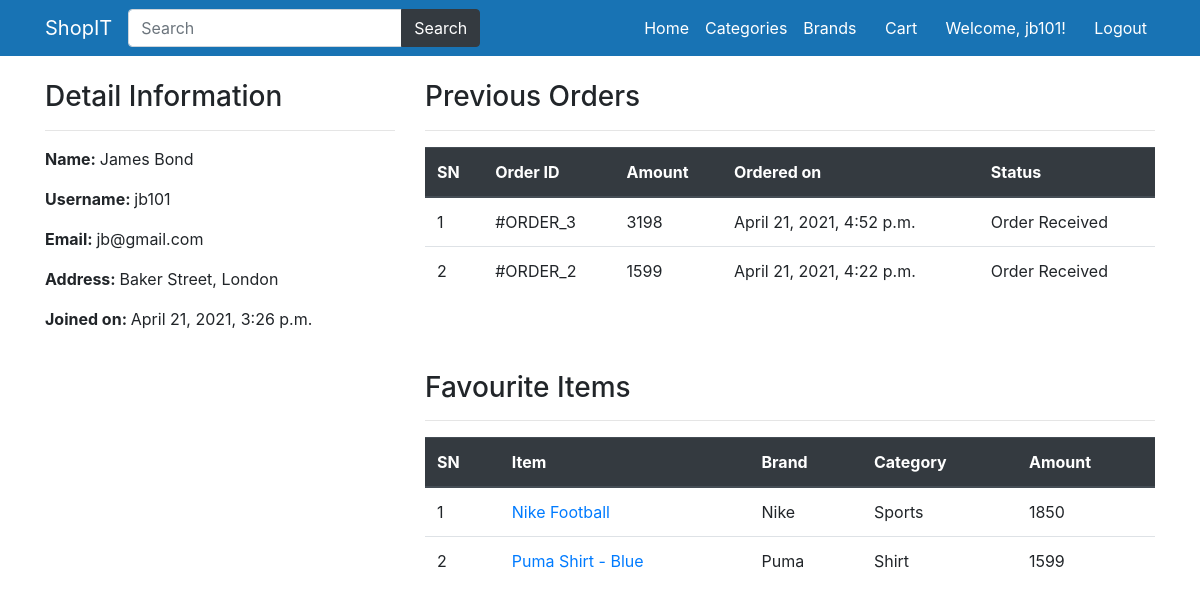
The app's page /profile-1 (signed in) with its own data.
### main/models.py (models this page shows, shortened)
class Customer(models.Model):
    user = models.OneToOneField(User, on_delete=models.CASCADE)
    full_name = models.CharField(max_length=200)
    address = models.CharField(max_length=200, null=True, blank=True)
    joined_on = models.DateTimeField(auto_now_add=True)
    class Meta:
        verbose_name_plural = 'Customers'

class Order(models.Model):
    cart = models.OneToOneField(Cart, on_delete=models.CASCADE)
    ordered_by = models.CharField(max_length=200)
    shipping_address = models.CharField(max_length=200)
    mobile = models.CharField(max_length=10)
    email = models.EmailField(null=True, blank=True)
    subtotal = models.PositiveIntegerField()
    discount = models.PositiveIntegerField()
    total = models.PositiveIntegerField()
    order_status = models.CharField(max_length=50, choices=ORDER_STATUS)
    created_at = models.DateTimeField(auto_now_add=True)

class Product(models.Model):
    title = models.CharField(max_length=200)
    slug = models.CharField(max_length=400)
    details = models.TextField()
    specs = models.TextField()
    category = models.ForeignKey(Category, on_delete=models.CASCADE)
    brand = models.ForeignKey(Brand, on_delete=models.CASCADE)
    status = models.BooleanField(default=True)
    price = models.PositiveIntegerField(null=True)
    is_featured = models.BooleanField(default=False)
    favorite = models.ManyToManyField(Customer, blank=True)
    class Meta:
        verbose_name_plural = '6. Products'

class Brand(models.Model):
    title = models.CharField(max_length=100)
    image = models.ImageField(upload_to="brand_imgs/")
    class Meta:
        verbose_name_plural = '3. Brands'
    def __str__(self):
        return self.title

class Category(models.Model):
    title = models.CharField(max_length=100)
    image = models.ImageField(upload_to="cat_imgs/")
    class Meta:
        verbose_name_plural = '2. Categories'
    def __str__(self):
        return self.title

### main/views.py (the view)
# urls.py: path("profile-<int:id>", CustomerProfileView.as_view(), name="customerprofile"),
class CustomerProfileView(TemplateView):
    template_name = "customerprofile.html"
    def dispatch(self, request, *args, **kwargs):
        if request.user.is_authenticated and Customer.objects.filter(user=request.user).exists():
            pass
        else:
            return redirect("/login/?next=/profile/")
        return super().dispatch(request, *args, **kwargs)
    def get_context_data(self, **kwargs):
        context = super().get_context_data(**kwargs)
        customer = self.request.user.customer
        context['customer'] = customer
        orders = Order.objects.filter(cart__customer=customer).order_by("-id")
        context["orders"] = orders
        favorites = Product.objects.filter(favorite=customer)
        context["favorites"] = favorites
        return context

### main/template_context.py (called while the page is built)
def get_filters(request):
	cats=Product.objects.distinct().values('category__title','category__id')
	brands=Product.objects.distinct().values('brand__title','brand__id')
	colors=ProductAttribute.objects.distinct().values('color__title','color__id','color__color_code')
	sizes=ProductAttribute.objects.distinct().values('size__title','size__id')
	data={
		'cats':cats,
		'brands':brands,
		'colors':colors,
		'sizes':sizes,
	}
	return data

### main/templates/customerprofile.html (shortened to what this page needs)
{% extends 'base.html' %}
{% block content %}
<div class="container">
    <div class="row">
        <div class="col-md-4">
            <br/>
            <h3>Detail Information</h3><hr>
            <p><span class="font-weight-bold">Name: </span> {{customer.full_name}}</p>
            <p><span class="font-weight-bold">Username: </span> {{customer.user.username}}</p>
            <p><span class="font-weight-bold">Email: </span> {{customer.user.email}}</p>
            <p><span class="font-weight-bold">Address: </span> {{customer.address}}</p>
            <p><span class="font-weight-bold">Joined on: </span> {{customer.joined_on}}</p>
        </div>
        <div class="col-md-8">
            <br />
            <h3>Previous Orders</h3>
            <hr>
            <table class="table table-hover">
                <thead class="thead-dark">
                    <tr>
                        <th>SN</th>
                        <th>Order ID</th>
                        <th>Amount</th>
                        <th>Ordered on</th>
                        <th>Status</th>
                    </tr>
                </thead>
                <tbody>
                    {% for ord in orders %}
                    <tr>
                        <td>{{forloop.counter}}</td>
                        <td>#ORDER_{{ord.id}}</td>
                        <td>{{ord.total}}</td>
                        <td>{{ord.created_at}}</td>
                        <td>{{ord.order_status}}</td>
                    </tr>
                    {% endfor %}
                </tbody>
            </table>
        </div>
        <div class="col-md-4"></div>
        <div class="col-md-8">
            <br />
            <h3>Favourite Items</h3>
            <hr>
            <table class="table table-hover">
                <thead class="thead-dark">
                    <tr>
                        <th>SN</th>
                        <th>Item</th>
                        <th>Brand</th>
                        <th>Category</th>
                        <th>Amount</th>
                    </tr>
                </thead>
                <tbody>
                    {% for prod in favorites %}
                    <tr>
                        <td>{{forloop.counter}}</td>
                        <td><a href="/product/{{prod.slug}}/{{prod.id}}">{{prod.title}}</td></a>
                        <td>{{prod.brand}}</td>
                        <td>{{prod.category}}</td>
                        <td>{{prod.price}}</td>
                    </tr>
                    {% endfor %}
                </tbody>
            </table>
        </div>
    </div>
</div>
{% endblock %}

### main/templates/base.html (shortened to what this page needs)
{% load static %}
<!DOCTYPE html>
<html>
<head>
	<link rel="stylesheet" type="text/css" href="{% static 'fontawesome-free/css/all.min.css' %}" />
	<link rel="stylesheet" type="text/css" href="{% static 'bs4/bootstrap.min.css' %}" />
</head>
<body>
	<nav class="navbar navbar-expand-lg navbar-dark" style="background-color: #1873b4;">
		<div class="container">
		  <a class="navbar-brand" href="/">ShopIT</a>
		  <div class="collapse navbar-collapse" id="navbarNav">
		  	<form class="form-inline my-2 my-lg-0" action="/search">
		      <div class="input-group">
				  <input name="q" type="text" class="form-control" placeholder="Search" />
				  <div class="input-group-append">
				    <button class="btn btn-dark" type="submit" id="button-addon2">Search</button>
				  </div>
				</div>
		    </form>
		    <ul class="navbar-nav ml-auto">
		      <li class="nav-item">
		        <a class="nav-link text-white" href="/">Home</a>
		      </li>
		      <li class="nav-item">
		        <a class="nav-link text-white" href="{%url 'category-list' %}">Categories</a>
		      </li>
		      <li class="nav-item">
		        <a class="nav-link text-white" href="{% url 'brand-list' %}">Brands</a>
		      </li>
		      <li class="nav-item">
		        <a class="nav-link text-white" href="{% url 'mycart' %}"><i class="fa fa-shopping-cart"></i>Cart</a>
		      </li>
			  {% if request.user.customer %}
			  <li class="nav-item">
		        <a class="nav-link text-white" href="{% url 'customerprofile' request.user.customer.id %}"><i class="fa fa-user"></i>Welcome, {{user.username}}!</a>
		      </li>
			  <li class="nav-item">
		        <a class="nav-link text-white" href="{% url 'customerlogout' %}"><i class="fa fa-user"></i>Logout</a>
		      </li>
			  {% endif %}
		    </ul>
		  </div>
		</div>
    </nav>
    {% block content %}
    {% endblock %}
</body>
</html>

### records on screen
Customer: full_name "James Bond", user.username "jb101", user.email "jb@gmail.com", address "Baker Street, London", joined_on "April 21, 2021, 3:26 p.m."
Order: id "3", total "3198", created_at "April 21, 2021, 4:52 p.m.", order_status "Order Received"
Order: id "2", total "1599", created_at "April 21, 2021, 4:22 p.m.", order_status "Order Received"
Product: title "Nike Football", brand "Nike", category "Sports", price "1850"
Product: title "Puma Shirt - Blue", brand "Puma", category "Shirt", price "1599"

### other values on screen
{{ user.username }} "jb101"
